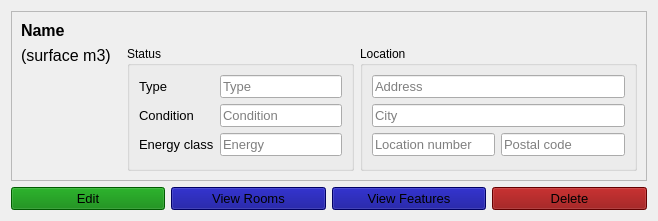
<?xml version="1.0" encoding="UTF-8"?>
<ui version="4.0">
 <class>W_Property</class>
 <widget class="QWidget" name="W_Property">
  <property name="geometry">
   <rect>
    <x>0</x>
    <y>0</y>
    <width>658</width>
    <height>218</height>
   </rect>
  </property>
  <property name="sizePolicy">
   <sizepolicy hsizetype="Preferred" vsizetype="Maximum">
    <horstretch>0</horstretch>
    <verstretch>0</verstretch>
   </sizepolicy>
  </property>
  <property name="maximumSize">
   <size>
    <width>16777215</width>
    <height>16777215</height>
   </size>
  </property>
  <property name="windowTitle">
   <string>Form</string>
  </property>
  <property name="autoFillBackground">
   <bool>false</bool>
  </property>
  <property name="styleSheet">
   <string notr="true"/>
  </property>
  <layout class="QGridLayout" name="gridLayout_3">
   <item row="1" column="1">
    <widget class="QPushButton" name="b_edit">
     <property name="font">
      <font>
       <pointsize>10</pointsize>
      </font>
     </property>
     <property name="styleSheet">
      <string notr="true">background-color: green;</string>
     </property>
     <property name="text">
      <string>Edit</string>
     </property>
     <property name="icon">
      <iconset resource="../resources/icons.qrc">
       <normaloff>:/assets/accessories-text-editor.svg</normaloff>:/assets/accessories-text-editor.svg</iconset>
     </property>
    </widget>
   </item>
   <item row="0" column="1" colspan="4">
    <widget class="QFrame" name="frame">
     <property name="frameShape">
      <enum>QFrame::Shape::StyledPanel</enum>
     </property>
     <property name="frameShadow">
      <enum>QFrame::Shadow::Raised</enum>
     </property>
     <layout class="QGridLayout" name="gridLayout_2">
      <item row="1" column="0">
       <widget class="QLabel" name="l_surface_size">
        <property name="sizePolicy">
         <sizepolicy hsizetype="Maximum" vsizetype="Preferred">
          <horstretch>0</horstretch>
          <verstretch>0</verstretch>
         </sizepolicy>
        </property>
        <property name="font">
         <font>
          <pointsize>12</pointsize>
         </font>
        </property>
        <property name="text">
         <string>(surface m3)</string>
        </property>
       </widget>
      </item>
      <item row="2" column="0">
       <widget class="QLabel" name="l_icon">
        <property name="sizePolicy">
         <sizepolicy hsizetype="Preferred" vsizetype="Preferred">
          <horstretch>0</horstretch>
          <verstretch>0</verstretch>
         </sizepolicy>
        </property>
        <property name="minimumSize">
         <size>
          <width>100</width>
          <height>100</height>
         </size>
        </property>
        <property name="maximumSize">
         <size>
          <width>100</width>
          <height>100</height>
         </size>
        </property>
        <property name="styleSheet">
         <string notr="true"/>
        </property>
        <property name="text">
         <string/>
        </property>
        <property name="pixmap">
         <pixmap resource="../resources/icons.qrc">:/assets/com.github.lainsce.aesop.svg</pixmap>
        </property>
        <property name="scaledContents">
         <bool>true</bool>
        </property>
        <property name="alignment">
         <set>Qt::AlignmentFlag::AlignCenter</set>
        </property>
       </widget>
      </item>
      <item row="1" column="2" rowspan="2">
       <widget class="QGroupBox" name="groupBox_2">
        <property name="title">
         <string>Location</string>
        </property>
        <layout class="QGridLayout" name="gridLayout_4">
         <item row="0" column="0" colspan="2">
          <widget class="QLineEdit" name="le_address">
           <property name="sizePolicy">
            <sizepolicy hsizetype="Preferred" vsizetype="Maximum">
             <horstretch>0</horstretch>
             <verstretch>0</verstretch>
            </sizepolicy>
           </property>
           <property name="font">
            <font>
             <pointsize>10</pointsize>
            </font>
           </property>
           <property name="toolTip">
            <string>Address</string>
           </property>
           <property name="styleSheet">
            <string notr="true"/>
           </property>
           <property name="text">
            <string/>
           </property>
           <property name="readOnly">
            <bool>true</bool>
           </property>
           <property name="placeholderText">
            <string>Address</string>
           </property>
          </widget>
         </item>
         <item row="3" column="0">
          <widget class="QLineEdit" name="le_location_number">
           <property name="sizePolicy">
            <sizepolicy hsizetype="Preferred" vsizetype="Maximum">
             <horstretch>0</horstretch>
             <verstretch>0</verstretch>
            </sizepolicy>
           </property>
           <property name="font">
            <font>
             <pointsize>10</pointsize>
            </font>
           </property>
           <property name="toolTip">
            <string>Location number</string>
           </property>
           <property name="styleSheet">
            <string notr="true"/>
           </property>
           <property name="readOnly">
            <bool>true</bool>
           </property>
           <property name="placeholderText">
            <string>Location number</string>
           </property>
          </widget>
         </item>
         <item row="3" column="1">
          <widget class="QLineEdit" name="le_postal_code">
           <property name="sizePolicy">
            <sizepolicy hsizetype="Preferred" vsizetype="Maximum">
             <horstretch>0</horstretch>
             <verstretch>0</verstretch>
            </sizepolicy>
           </property>
           <property name="font">
            <font>
             <pointsize>10</pointsize>
            </font>
           </property>
           <property name="toolTip">
            <string>Postal code</string>
           </property>
           <property name="styleSheet">
            <string notr="true"/>
           </property>
           <property name="readOnly">
            <bool>true</bool>
           </property>
           <property name="placeholderText">
            <string>Postal code</string>
           </property>
          </widget>
         </item>
         <item row="2" column="0" colspan="2">
          <widget class="QLineEdit" name="le_city">
           <property name="sizePolicy">
            <sizepolicy hsizetype="Preferred" vsizetype="Maximum">
             <horstretch>0</horstretch>
             <verstretch>0</verstretch>
            </sizepolicy>
           </property>
           <property name="font">
            <font>
             <pointsize>10</pointsize>
            </font>
           </property>
           <property name="toolTip">
            <string>City</string>
           </property>
           <property name="styleSheet">
            <string notr="true"/>
           </property>
           <property name="readOnly">
            <bool>true</bool>
           </property>
           <property name="placeholderText">
            <string>City</string>
           </property>
          </widget>
         </item>
        </layout>
       </widget>
      </item>
      <item row="1" column="1" rowspan="2">
       <widget class="QGroupBox" name="groupBox">
        <property name="title">
         <string>Status</string>
        </property>
        <layout class="QGridLayout" name="gridLayout">
         <item row="2" column="0">
          <widget class="QLabel" name="label_7">
           <property name="sizePolicy">
            <sizepolicy hsizetype="Maximum" vsizetype="Preferred">
             <horstretch>0</horstretch>
             <verstretch>0</verstretch>
            </sizepolicy>
           </property>
           <property name="font">
            <font>
             <pointsize>10</pointsize>
            </font>
           </property>
           <property name="text">
            <string>Energy class</string>
           </property>
          </widget>
         </item>
         <item row="1" column="1">
          <widget class="QLineEdit" name="le_condition">
           <property name="sizePolicy">
            <sizepolicy hsizetype="Preferred" vsizetype="Maximum">
             <horstretch>0</horstretch>
             <verstretch>0</verstretch>
            </sizepolicy>
           </property>
           <property name="font">
            <font>
             <pointsize>10</pointsize>
            </font>
           </property>
           <property name="toolTip">
            <string>Condition</string>
           </property>
           <property name="styleSheet">
            <string notr="true"/>
           </property>
           <property name="text">
            <string/>
           </property>
           <property name="readOnly">
            <bool>true</bool>
           </property>
           <property name="placeholderText">
            <string>Condition</string>
           </property>
          </widget>
         </item>
         <item row="0" column="0">
          <widget class="QLabel" name="label_5">
           <property name="sizePolicy">
            <sizepolicy hsizetype="Maximum" vsizetype="Preferred">
             <horstretch>0</horstretch>
             <verstretch>0</verstretch>
            </sizepolicy>
           </property>
           <property name="font">
            <font>
             <pointsize>10</pointsize>
            </font>
           </property>
           <property name="text">
            <string>Type</string>
           </property>
          </widget>
         </item>
         <item row="2" column="1">
          <widget class="QLineEdit" name="le_energy">
           <property name="sizePolicy">
            <sizepolicy hsizetype="Preferred" vsizetype="Maximum">
             <horstretch>0</horstretch>
             <verstretch>0</verstretch>
            </sizepolicy>
           </property>
           <property name="font">
            <font>
             <pointsize>10</pointsize>
            </font>
           </property>
           <property name="toolTip">
            <string>Energy</string>
           </property>
           <property name="styleSheet">
            <string notr="true"/>
           </property>
           <property name="text">
            <string/>
           </property>
           <property name="readOnly">
            <bool>true</bool>
           </property>
           <property name="placeholderText">
            <string>Energy</string>
           </property>
          </widget>
         </item>
         <item row="0" column="1">
          <widget class="QLineEdit" name="le_type">
           <property name="sizePolicy">
            <sizepolicy hsizetype="Preferred" vsizetype="Maximum">
             <horstretch>0</horstretch>
             <verstretch>0</verstretch>
            </sizepolicy>
           </property>
           <property name="font">
            <font>
             <pointsize>10</pointsize>
            </font>
           </property>
           <property name="toolTip">
            <string>Type</string>
           </property>
           <property name="styleSheet">
            <string notr="true"/>
           </property>
           <property name="text">
            <string/>
           </property>
           <property name="readOnly">
            <bool>true</bool>
           </property>
           <property name="placeholderText">
            <string>Type</string>
           </property>
          </widget>
         </item>
         <item row="1" column="0">
          <widget class="QLabel" name="label_6">
           <property name="sizePolicy">
            <sizepolicy hsizetype="Maximum" vsizetype="Preferred">
             <horstretch>0</horstretch>
             <verstretch>0</verstretch>
            </sizepolicy>
           </property>
           <property name="font">
            <font>
             <pointsize>10</pointsize>
            </font>
           </property>
           <property name="text">
            <string>Condition</string>
           </property>
          </widget>
         </item>
        </layout>
       </widget>
      </item>
      <item row="0" column="0" colspan="3">
       <widget class="QLabel" name="l_name">
        <property name="sizePolicy">
         <sizepolicy hsizetype="Preferred" vsizetype="Preferred">
          <horstretch>0</horstretch>
          <verstretch>0</verstretch>
         </sizepolicy>
        </property>
        <property name="font">
         <font>
          <pointsize>12</pointsize>
          <bold>true</bold>
         </font>
        </property>
        <property name="text">
         <string>Name</string>
        </property>
       </widget>
      </item>
     </layout>
    </widget>
   </item>
   <item row="1" column="4">
    <widget class="QPushButton" name="b_delete">
     <property name="font">
      <font>
       <pointsize>10</pointsize>
      </font>
     </property>
     <property name="styleSheet">
      <string notr="true">background-color: darkred;</string>
     </property>
     <property name="text">
      <string>Delete</string>
     </property>
     <property name="icon">
      <iconset resource="../resources/icons.qrc">
       <normaloff>:/assets/user-trash.svg</normaloff>:/assets/user-trash.svg</iconset>
     </property>
    </widget>
   </item>
   <item row="1" column="2">
    <widget class="QPushButton" name="pushButton">
     <property name="font">
      <font>
       <pointsize>10</pointsize>
      </font>
     </property>
     <property name="styleSheet">
      <string notr="true">background-color: darkblue</string>
     </property>
     <property name="text">
      <string>View Rooms</string>
     </property>
     <property name="icon">
      <iconset resource="../resources/icons.qrc">
       <normaloff>:/assets/folder-saved-search-symbolic.svg</normaloff>:/assets/folder-saved-search-symbolic.svg</iconset>
     </property>
    </widget>
   </item>
   <item row="1" column="3">
    <widget class="QPushButton" name="pushButton_2">
     <property name="font">
      <font>
       <pointsize>10</pointsize>
      </font>
     </property>
     <property name="styleSheet">
      <string notr="true">background-color: darkblue</string>
     </property>
     <property name="text">
      <string>View Features</string>
     </property>
     <property name="icon">
      <iconset resource="../resources/icons.qrc">
       <normaloff>:/assets/folder-saved-search-symbolic.svg</normaloff>:/assets/folder-saved-search-symbolic.svg</iconset>
     </property>
    </widget>
   </item>
  </layout>
 </widget>
 <resources>
  <include location="../resources/icons.qrc"/>
 </resources>
 <connections/>
</ui>
